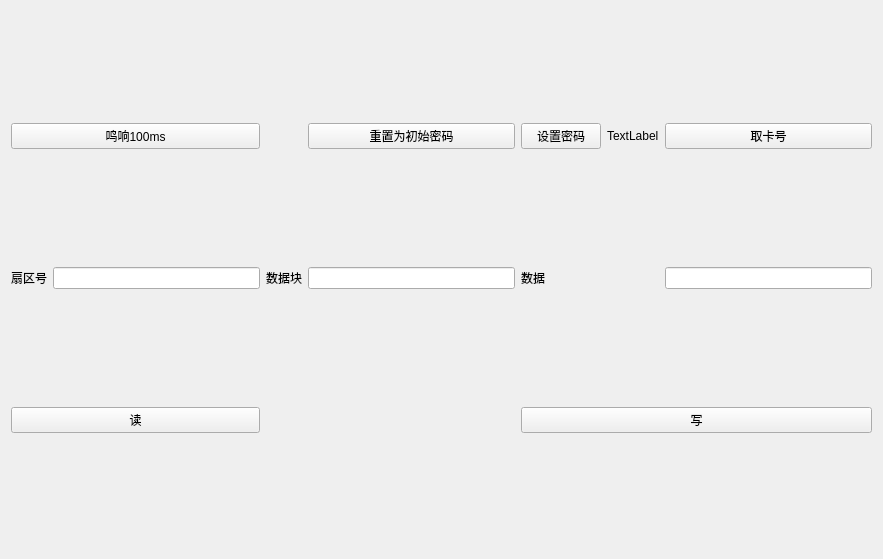
<?xml version="1.0" encoding="UTF-8"?>
<ui version="4.0">
 <class>DonseeTest</class>
 <widget class="QWidget" name="DonseeTest">
  <property name="geometry">
   <rect>
    <x>0</x>
    <y>0</y>
    <width>883</width>
    <height>559</height>
   </rect>
  </property>
  <property name="windowTitle">
   <string>Form</string>
  </property>
  <layout class="QGridLayout" name="gridLayout">
   <item row="0" column="4">
    <widget class="QPushButton" name="pushButton_3">
     <property name="text">
      <string>设置密码</string>
     </property>
    </widget>
   </item>
   <item row="1" column="6">
    <widget class="QLineEdit" name="lineEdit_3"/>
   </item>
   <item row="0" column="6">
    <widget class="QPushButton" name="pushButton_4">
     <property name="text">
      <string>取卡号</string>
     </property>
    </widget>
   </item>
   <item row="1" column="0">
    <widget class="QLabel" name="label">
     <property name="text">
      <string>扇区号</string>
     </property>
    </widget>
   </item>
   <item row="1" column="2">
    <widget class="QLabel" name="label_2">
     <property name="text">
      <string>数据块</string>
     </property>
    </widget>
   </item>
   <item row="0" column="3">
    <widget class="QPushButton" name="pushButton_2">
     <property name="text">
      <string>重置为初始密码</string>
     </property>
    </widget>
   </item>
   <item row="1" column="1">
    <widget class="QLineEdit" name="lineEdit"/>
   </item>
   <item row="1" column="3">
    <widget class="QLineEdit" name="lineEdit_2"/>
   </item>
   <item row="0" column="0" colspan="2">
    <widget class="QPushButton" name="pushButton">
     <property name="text">
      <string>鸣响100ms</string>
     </property>
    </widget>
   </item>
   <item row="2" column="0" colspan="2">
    <widget class="QPushButton" name="pushButton_5">
     <property name="text">
      <string>读</string>
     </property>
    </widget>
   </item>
   <item row="2" column="4" colspan="3">
    <widget class="QPushButton" name="pushButton_6">
     <property name="text">
      <string>写</string>
     </property>
    </widget>
   </item>
   <item row="1" column="4">
    <widget class="QLabel" name="label_3">
     <property name="text">
      <string>数据</string>
     </property>
    </widget>
   </item>
   <item row="0" column="5">
    <widget class="QLabel" name="label_4">
     <property name="text">
      <string>TextLabel</string>
     </property>
    </widget>
   </item>
  </layout>
 </widget>
 <resources/>
 <connections/>
</ui>
